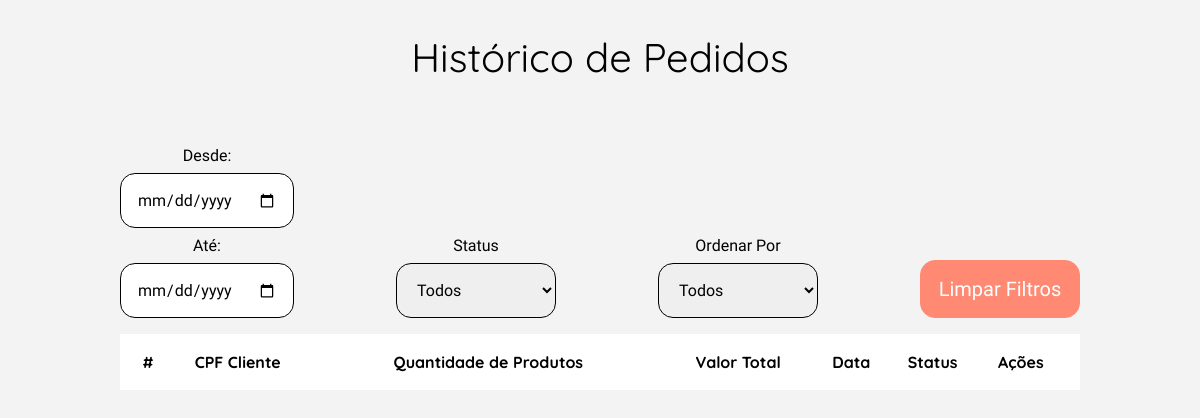
Before: /view/listPedidos.php with the older database file.
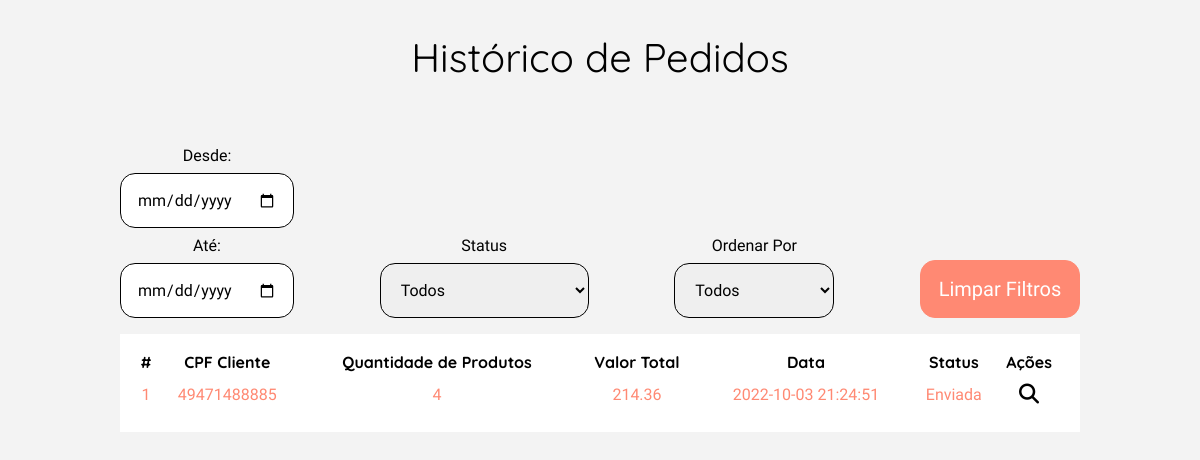
After: the same page with the newer database file.
### tables this page shows
CREATE TABLE IF NOT EXISTS `adm_venda` (
  `id_venda` INT NOT NULL AUTO_INCREMENT,
  `id_cliente` INT NOT NULL,
  `id_pagamento` INT NOT NULL,
  `valor_desconto_total` DOUBLE NOT NULL,
  `data_venda` DATETIME NOT NULL DEFAULT CURRENT_TIMESTAMP COMMENT 'data e hora do registro',
  `valor_venda_total` DOUBLE NOT NULL,
  `quant_produto_total` INT NOT NULL,
  `id_status` INT NOT NULL,
  `id_carrinho` INT NOT NULL,
  PRIMARY KEY (`id_venda`),
  CONSTRAINT `fk_id_pagamento`
    FOREIGN KEY (`id_pagamento`)
    REFERENCES `user_forma_pagamento` (`id_pagamento`)
    ON UPDATE CASCADE,
  CONSTRAINT `fk1_id_cliente`
    FOREIGN KEY (`id_cliente`)
    REFERENCES `user_cliente` (`id_cliente`)
    ON UPDATE CASCADE,
  CONSTRAINT `fk_adm_venda_venda_status1`
    FOREIGN KEY (`id_status`)
    REFERENCES `venda_status` (`id_status`)
    ON DELETE NO ACTION
    ON UPDATE CASCADE,
  CONSTRAINT `fk_adm_venda_user_carrinho1`
    FOREIGN KEY (`id_carrinho`)
    REFERENCES `user_carrinho` (`id_carrinho`)
    ON DELETE NO ACTION
    ON UPDATE RESTRICT);

CREATE TABLE IF NOT EXISTS `user_cliente` (
  `id_cliente` INT NOT NULL AUTO_INCREMENT,
  `nome_cliente` VARCHAR(300) NOT NULL COMMENT 'nome do cliente',
  `email_cliente` VARCHAR(300) NOT NULL COMMENT 'email do cliente',
  `cpf_cliente` VARCHAR(18) NOT NULL COMMENT 'cpf do cliente',
  `telefone_cliente` VARCHAR(18) NOT NULL COMMENT 'telefone do cliente',
  `genero_cliente` INT(1) NOT NULL COMMENT '1 - feminino; 0 - masculino; 2 - não informar',
  `senha_cliente` VARCHAR(256) NOT NULL COMMENT 'senha em sha256',
  `data_nasc_cliente` DATE NOT NULL COMMENT 'data de nascimente',
  `data_reg_cliente` DATETIME NOT NULL DEFAULT CURRENT_TIMESTAMP COMMENT 'data e hora do registro',
  `status` INT(1) NOT NULL COMMENT '1 - ativo; 0 - inativo',
  PRIMARY KEY (`id_cliente`)
);

CREATE TABLE IF NOT EXISTS `venda_status` (
  `id_status` INT NOT NULL AUTO_INCREMENT,
  `status_venda` VARCHAR(60) NOT NULL,
  `data_reg_status` DATETIME NOT NULL DEFAULT CURRENT_TIMESTAMP,
  PRIMARY KEY (`id_status`));

### model/conexao.class.php (called while the page is built, shortened)
<?php
class Conexao{
    public function __construct(){
        try{
            $this->pdo = new PDO("mysql:dbname=2ucase_bd3;host=localhost","root","");
        }catch(PDOException $e){
            echo "Erro com banco de dados: " . $e->getMessage() . "<br>";
            exit();
        }catch(Exception $e){
            echo "Erro generico: " . $e->getMessage() . "<br>";
            exit();
        }
    }
}
?>

### model/Manager.class.php (called while the page is built, shortened)
<?php
require_once 'Conexao.class.php';
class Manager extends Conexao {
	public function listClient($table, $columnName) {
        $cmd = $this->pdo->query("SELECT * FROM {$table} ORDER by {$columnName} DESC");
        $res = $cmd->fetchAll(PDO::FETCH_ASSOC);
        return $res;
	}
    public function getInfo($table, $columnName, $id) {
		$sql = "SELECT * FROM $table WHERE {$columnName} = :id";
		$statement = $this->pdo->prepare($sql);
		$statement->bindValue(":id", $id);
		$statement->execute();
		return $statement->fetchAll();
	}
}

### view/listPedidos.php (the view, shortened to what this page needs)
<?php
require_once "../model/Manager.class.php";
$manager = new Manager();
$resultPedidos = $manager->listClient('adm_venda', 'id_venda');
?>
<!DOCTYPE html>
<html lang="pt-br">
<head>
    <?php require_once "../config/config.php"; ?>
    <link rel="stylesheet" href="../assets/css/pedidos.css">
</head>
<body id="body-margin">
    <main class="container-produto">
        <h1>Histórico de Pedidos</h1>
        <section class="container-tabela-filter">
            <section class="container-filters">
                <div class="box-data box-filter">
                    <label for="input-data">Desde:</label>
                    <input type="date" name="input-data" id="input-data-start">
                    <label for="input-data">Até:</label>
                    <input type="date" name="input-data" id="input-data-end">
                </div>
                <?php
                $resultPedidoStatusCategoria = $manager->listClient('venda_status', 'id_status');
                ?>
                <div class="box-status box-filter">
                    <label for="select-status">Status</label>
                    <select id="select-status" oninput="redirectStatus()" name="select-status">
                        <option>Todos</option>
                    </select>
                </div>
                <div class="box-ordem box-filter">
                    <label for="select-ordem">Ordenar Por</label>
                    <select id="select-ordem" oninput="redirectOrdem()" name="select-ordem">
                        <option>Todos</option>
                    </select>
                </div>
                <div class="container-clean-filters box-filter">
                    <button id="btn-clean-filters" onclick="cleanFilters()">
                        Limpar Filtros
                    </button>
                </div>
            </section>
            <section class="container-tabela">
                <table class="table-clientes">
                    <tr>
                        <th>#</th>
                        <th>CPF Cliente</th>
                        <th>Quantidade de Produtos</th>
                        <th>Valor Total</th>
                        <th>Data</th>
                        <th>Status</th>
                        <th>Ações</th>
                    </tr>
                    <?php
                    if (count($resultPedidos) > 0) :
                        for ($i = 0; $i < count($resultPedidos); $i++) :
                            $resultCliente = $manager->getInfo('user_cliente', 'id_cliente', $resultPedidos[$i]['id_cliente']);
                            $resultPedidoStatus = $manager->getInfo('venda_status', 'id_status', $resultPedidos[$i]['id_status']);
                            if (count($resultCliente) > 0) :
                                for ($j = 0; $j < count($resultCliente); $j++) :
                                    if (count($resultPedidoStatus) > 0) :
                                        for ($k = 0; $k < count($resultPedidoStatus); $k++) :
                    ?>
                                            <tr>
                                                <td><?= $resultPedidos[$i]['id_venda'] ?></td>
                                                <td><?= $resultCliente[$j]['cpf_cliente'] ?></td>
                                                <td><?= $resultPedidos[$i]['quant_produto_total'] ?></td>
                                                <td><?= $resultPedidos[$i]['valor_venda_total'] ?></td>
                                                <td><?= $resultPedidos[$i]['data_venda'] ?></td>
                                                <td><?= $resultPedidoStatus[$k]['status_venda'] ?></td>
                                                <td id="btn-actions">
                                                    <button id="search-client" onclick="window.location.href='./DetailsPedidos.php?id=<?= $resultPedidos[$i]['id_venda'] ?>'">
                                                        <i class="fa-solid fa-magnifying-glass"></i>
                                                    </button>
                                                </td>
                                            </tr>
                    <?php
                                        endfor;
                                    endif;
                                endfor;
                            endif;
                        endfor;
                    endif;
                    ?>
                </table>
            </section>
        </section>
    </main>
</body>
</html>

### config/config.php (shortened to what this page needs)
<!DOCTYPE html>
<html lang="en">
<head>
    <link rel="stylesheet" href="../assets/css/reset.css">
</head>
</html>

### assets/css/pedidos.css (style rules this page uses)
.container-produto { display: flex; flex-direction: column; align-items: center; justify-content: center; gap: 4rem; margin-top: 2rem; }
.container-tabela-filter { display: flex; flex-direction: column; align-items: center; width: 60rem; }
.container-filters { display: flex; justify-content: space-between; width: 100%; align-items: flex-end; }
.box-filter { display: flex; flex-direction: column; gap: .5rem; align-items: center; }
.box-filter select, .box-filter input[type="month"] { padding: 1rem; border-radius: 15px; min-width: 10rem; border: 1px solid #000; }
.container-tabela { width: 100%; background-color: #ffff; margin-top: 1rem; }
.container-tabela .table-clientes { width: 100%; padding: 1rem; }
.table-clientes tr td { text-align: center; }
#btn-actions button { padding: .5rem; background-color: transparent; border: none; }
#btn-actions #search-client i { cursor: pointer; }

Changed rows visible on the page:
now on this page (row edited): adm_venda: id_venda "1", id_cliente.cpf_cliente "49471488885", quant_produto_total "4", valor_venda_total "214.36", data_venda "2022-10-03 21:24:51", id_status.status_venda "Enviada"
